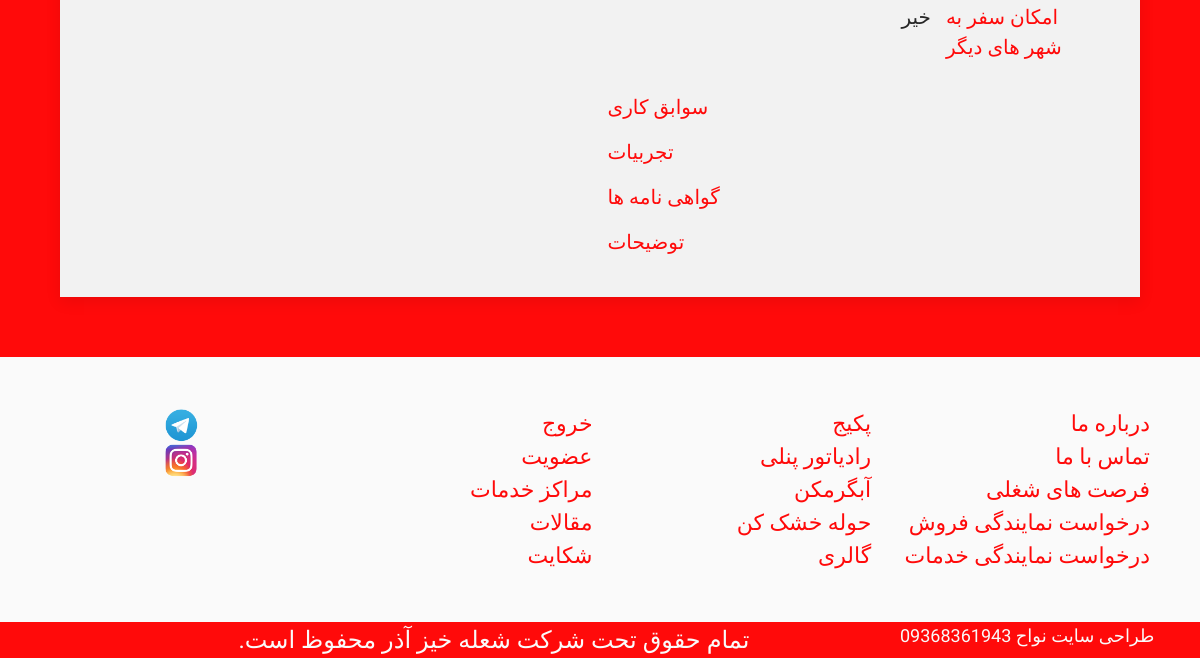
The page /cooperation/repairman-request-list/ (signed in, lower part) on the database as committed earlier.
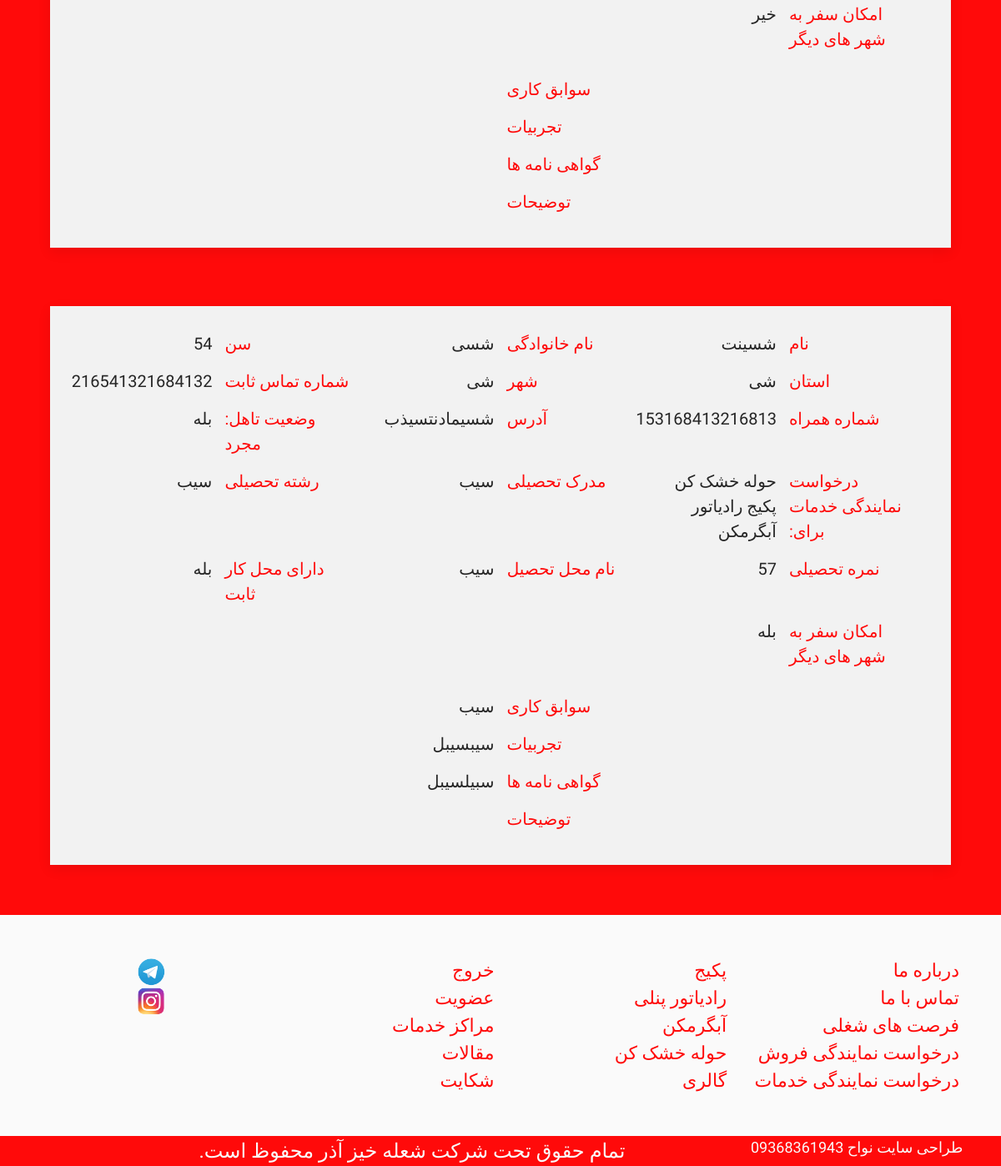
The same page on the database as committed later.
### cooperation/models.py (models this page shows)
class RepairManRequestModel(models.Model):
    name = models.CharField(max_length = 264, blank = False, null = False)
    last_name = models.CharField(max_length = 264, blank = False, null = False)
    age = models.CharField(max_length = 264, blank = False, null = False)
    province = models.CharField(max_length = 264, blank = False, null = False)
    city = models.CharField(max_length = 264, blank = False, null = False)
    is_single = models.BooleanField(default = True)
    phone_number = models.CharField(max_length = 264, blank = False, null = False)
    cellphone_number = models.CharField(max_length = 264, blank = False, null = False)
    address = models.TextField(null = False, blank = False)
    for_towerdryer = models.BooleanField(default = False)
    for_package = models.BooleanField(default = False)
    for_radiator = models.BooleanField(default = False)
    for_waterheater = models.BooleanField(default = False)
    college_evidence = models.CharField(max_length = 264, blank = True, null = True)
    field_of_study = models.CharField(max_length = 264, blank = True, null = True)
    college_score = models.CharField(max_length = 264, blank = True, null = True)
    name_of_college = models.CharField(max_length = 264, blank = True, null = True)
    has_office = models.BooleanField(default = False)
    can_travel = models.BooleanField(default = False)
    attendance = models.TextField(null = True, blank = True)
    experience = models.TextField(null = True, blank = True)
    certificates = models.TextField(null = True, blank = True)
    description = models.TextField(null = True, blank = True)

### cooperation/views.py (the view)
# urls.py: path('repairman-request-list/',RepairManRequestListView , name = 'repairmanrequestlist'),
@login_required
@superuser_required
def RepairManRequestListView(request):
    try:
        repairman_request_list = get_list_or_404(RepairManRequestModel.objects.all())
        return render(request,'cooperation/repairmanrequestlist.html',
                      {'repairman_request_list':repairman_request_list})
    except:
        return render(request,'cooperation/repairmanrequestlist.html')

### cooperation/templates/cooperation/repairmanrequestlist.html (shortened to what this page needs)
{% extends "BaseTemplates/base1.html" %}
{% block body_block %}
<br>
<div style="padding:5%" class="uk-grid-match uk-text-center uk-grid-large" uk-grid>
{% if repairman_request_list %}
{% for repairman_request in repairman_request_list %}
      <div class="uk-width-1-1 uk-block">
<div  class="uk-card uk-card-default uk-card-body milkywhiteC">
      <div style="margin-top:-25px; font-size:20px;"  class=" fHarmattan uk-text-large uk-grid-small" uk-grid>
          <div class="uk-width-1-6@m uk-width-1-2@s uk-width-1-2 uk-text-left redC-text" >نام</div><div class="uk-width-1-6@m uk-width-1-2@s uk-width-1-2 uk-text-right darkgreyC-text">{{repairman_request.name }}</div>
          <div class="uk-width-1-6@m uk-width-1-2@s uk-width-1-2 uk-text-left redC-text" >نام خانوادگی</div><div class="uk-width-1-6@m uk-width-1-2@s uk-width-1-2 uk-text-right darkgreyC-text">{{repairman_request.last_name }}</div>
          <div class="uk-width-1-6@m uk-width-1-2@s uk-width-1-2 uk-text-left redC-text" >سن</div><div class="uk-width-1-6@m uk-width-1-2@s uk-width-1-2 uk-text-right darkgreyC-text">{{repairman_request.age }}</div>
          <div class="uk-width-1-6@m uk-width-1-2@s uk-width-1-2 uk-text-left redC-text" >استان</div><div class="uk-width-1-6@m uk-width-1-2@s uk-width-1-2 uk-text-right darkgreyC-text">{{repairman_request.province }}</div>
          <div class="uk-width-1-6@m uk-width-1-2@s uk-width-1-2 uk-text-left redC-text" >شهر</div><div class="uk-width-1-6@m uk-width-1-2@s uk-width-1-2 uk-text-right darkgreyC-text">{{repairman_request.city }}</div>
          <div class="uk-width-1-6@m uk-width-1-2@s uk-width-1-2 uk-text-left redC-text" >شماره تماس ثابت</div><div class="uk-width-1-6@m uk-width-1-2@s uk-width-1-2 uk-text-right darkgreyC-text">{{repairman_request.phone_number }}</div>
          <div class="uk-width-1-6@m uk-width-1-2@s uk-width-1-2 uk-text-left redC-text" >شماره همراه</div><div class="uk-width-1-6@m uk-width-1-2@s uk-width-1-2 uk-text-right darkgreyC-text">{{repairman_request.cellphone_number }}</div>
          <div class="uk-width-1-6@m uk-width-1-2@s uk-width-1-2 uk-text-left redC-text" >آدرس</div><div class="uk-width-1-6@m uk-width-1-2@s uk-width-1-2 uk-text-right darkgreyC-text">{{repairman_request.address }}</div>
          <div class="uk-width-1-6@m uk-width-1-2@s uk-width-1-2 uk-text-left redC-text" >وضعیت تاهل: مجرد</div><div class="uk-width-1-6@m uk-width-1-2@s uk-width-1-2 uk-text-right darkgreyC-text">{% if repairman_request.is_single %}بله{% else %}خیر{% endif %}</div>
          <div class="uk-width-1-6@m uk-width-1-2@s uk-width-1-2 uk-text-left redC-text" >درخواست نمایندگی خدمات برای:</div><div class="uk-width-1-6@m uk-width-1-2@s uk-width-1-2 uk-text-right darkgreyC-text">{% if repairman_request.for_towerdryer %}حوله خشک کن {% endif %}
{% if repairman_request.for_package %}پکیج {% endif %}
{% if repairman_request.for_radiator %}رادیاتور {% endif %}
{% if repairman_request.for_waterheater %}آبگرمکن {% endif %}
          </div>
          <div class="uk-width-1-6@m uk-width-1-2@s uk-width-1-2 uk-text-left redC-text" >مدرک تحصیلی</div><div class="uk-width-1-6@m uk-width-1-2@s uk-width-1-2  uk-text-right darkgreyC-text">{{repairman_request.college_evidence }}</div>
          <div class="uk-width-1-6@m uk-width-1-2@s uk-width-1-2 uk-text-left redC-text" >رشته تحصیلی</div><div class="uk-width-1-6@m uk-width-1-2@s uk-width-1-2 uk-text-right darkgreyC-text">{{repairman_request.field_of_study }}</div>
          <div class="uk-width-1-6@m uk-width-1-2@s uk-width-1-2 uk-text-left redC-text" >نمره تحصیلی</div><div class="uk-width-1-6@m uk-width-1-2@s uk-width-1-2  uk-text-right darkgreyC-text">{{repairman_request.college_score }}</div>
          <div class="uk-width-1-6@m uk-width-1-2@s uk-width-1-2 uk-text-left redC-text" >نام محل تحصیل</div><div class="uk-width-1-6@m uk-width-1-2@s uk-width-1-2 uk-text-right darkgreyC-text">{{repairman_request.name_of_college }}</div>
          <div class="uk-width-1-6@m uk-width-1-2@s uk-width-1-2 uk-text-left redC-text" >دارای محل کار ثابت</div><div class="uk-width-1-6@m uk-width-1-2@s uk-width-1-2 uk-text-right darkgreyC-text">{% if repairman_request.has_office %}بله{% else %}خیر{% endif %}</div>
          <div class="uk-width-1-6@m uk-width-1-2@s uk-width-1-2 uk-text-left redC-text" >امکان سفر به شهر های دیگر</div><div class="uk-width-1-6@m uk-width-1-2@s uk-width-1-2 uk-text-right darkgreyC-text">{% if repairman_request.can_travel %}بله{% else %}خیر{% endif %}</div>
          <div class="uk-width-1-2 uk-text-left redC-text" >سوابق کاری</div><div class="uk-width-1-2 uk-text-right darkgreyC-text">{{repairman_request.attendance }}</div>
          <div class="uk-width-1-2 uk-text-left redC-text" >تجربیات</div><div class="uk-width-1-2 uk-text-right darkgreyC-text">{{repairman_request.experience }}</div>
          <div class="uk-width-1-2 uk-text-left redC-text" >گواهی نامه ها</div><div class="uk-width-1-2 uk-text-right darkgreyC-text">{{repairman_request.certificates }}</div>
          <div class="uk-width-1-2 uk-text-left redC-text" >توضیحات</div><div class="uk-width-1-2 uk-text-right darkgreyC-text">{{repairman_request.descriprion }}</div>
<br>
      </div>
</div>
</div>
{% endfor %}
{% endif %}
</div>
    {% endblock %}

### templates/BaseTemplates/base1.html (shortened to what this page needs)
{% load static %}
<!DOCTYPE html>
<html dir="rtl" class="redC" style="overflow-x: hidden;">
  <head>
    {% load static %}
    <!DOCTYPE html>
        <link type="text/css" rel="stylesheet" href="{% static 'css/uikit-rtl.css' %}" media="screen,projection"/>
        <link type="text/css" rel="stylesheet" href="{% static 'css/styles.css' %}"/>
      </head>
      <body style="background-color: #ff0a0a;" class="redC">
<br><br><br><br>
      {% block body_block %}
      {% endblock %}
      <footer class="whiteC" style="padding:50px; font-size:22px;">
<div  class="uk-grid uk-grid-small uk-child-width-1-2 uk-child-width-1-4@s fHarmattan" uk-grid>
  <div class="uk-text-">
<a href="{% url 'company:about-us' %}" class="redC-text">درباره ما</a><br>
<a href="{% url 'company:contact-us' %}" class="redC-text">تماس با ما</a><br>
<a href="{% url 'cooperation:jobopportunitylist' %}" class="redC-text">فرصت های شغلی</a><br>
<a href="{% url 'cooperation:createdelegationrequest' %}" class="redC-text">درخواست نمایندگی فروش</a><br>
<a href="{% url 'cooperation:createrepairmanrequest' %}" class="redC-text">درخواست نمایندگی خدمات</a><br>
  </div>
  <div class="uk-text-=">
    <a href="{% url 'products:packagelist' %}" class="redC-text">پکیج</a><br>
    <a href="{% url 'products:radiatorlist' %}" class="redC-text">رادیاتور پنلی</a><br>
    <a href="{% url 'products:waterheaterlist' %}" class="redC-text">آبگرمکن</a><br>
    <a href="{% url 'products:towerdryerlist' %}" class="redC-text">حوله خشک کن</a><br>
<a href="{% url 'gallery:gallery' %}" class="redC-text">گالری</a><br>
  </div>
  <div class="uk-text-">
    {% if user.is_authenticated %}
      <a href="{% url 'logout' %}" class="redC-text">خروج</a><br>
    {% else %}
      <a href="{% url 'accounts:login' %}" class="redC-text">ورود</a><br>
      {% endif %}
<a href="{% url 'commonuser:signup' %}" class="redC-text">عضویت</a><br>
<a href="{% url 'delegations:publiclist' %}" class="redC-text">مراکز خدمات</a><br>
<a href="https://sholehkhiz.com/blog/" class="redC-text">مقالات</a><br>
<a href="{% url 'company:complaint' %}" class="redC-text">شکایت</a><br>
  </div>
  <div class="uk-text-center">
    <a href="https://t.me/sholehkhizco/" class="redC-text"> <img width="35" src="/media/Logo/telegram.png" alt=""></a><br>
    <a href="https://www.instagram.com/sholehkhizazar/" class="redC-text"><img width="35" src="/media/Logo/instagram.png" alt=""></a><br>
  </div>
</div>
</footer>
      <span class="uk-grid-match uk-grid-small uk-text-center "  uk-grid>
        <div class="uk-width-1-3 whiteC-text fHarmattan uk-text-center" style="padding-right:5%; font-size:18px;">
طراحی سایت نواح
09368361943
        </div>
            <div class="uk-width-2-3  whiteC-text fHarmattan uk-text-justify" style="padding-right:5%;font-size:24px;">
              تمام حقوق تحت شرکت شعله خیز آذر محفوظ است.
        </div>
      </span>
    </body>
  </html>

### statics/css/styles.css (style rules this page uses)
.fHarmattan { font-family: 'Lateef', cursive; }
.whiteC { background-color: #fafafa; }
.whiteC-text { color: #fafafa; }
.milkywhiteC { background-color: #f2f2f2; }
.darkgreyC-text { color: #262626; }
.redC { background-color: #ff0a0a; }
.redC-text { color: #ff0a0a; }

Rows that differ between the two databases and show on the page:
added RepairManRequestModel: name "شسینت", last_name "شسی", age "54", province "شی", city "شی", phone_number "216541321684132", cellphone_number "153168413216813", address "شسیمادنتسیذب", is_single "بله", for_towerdryer "حوله خشک کن", for_package "پکیج", for_radiator "رادیاتور", for_waterheater "آبگرمکن", college_evidence "سیب", field_of_study "سیب", college_score "57", name_of_college "سیب", has_office "بله", can_travel "بله", attendance "سیب", experience "سیبسیبل", certificates "سبیلسیبل"
